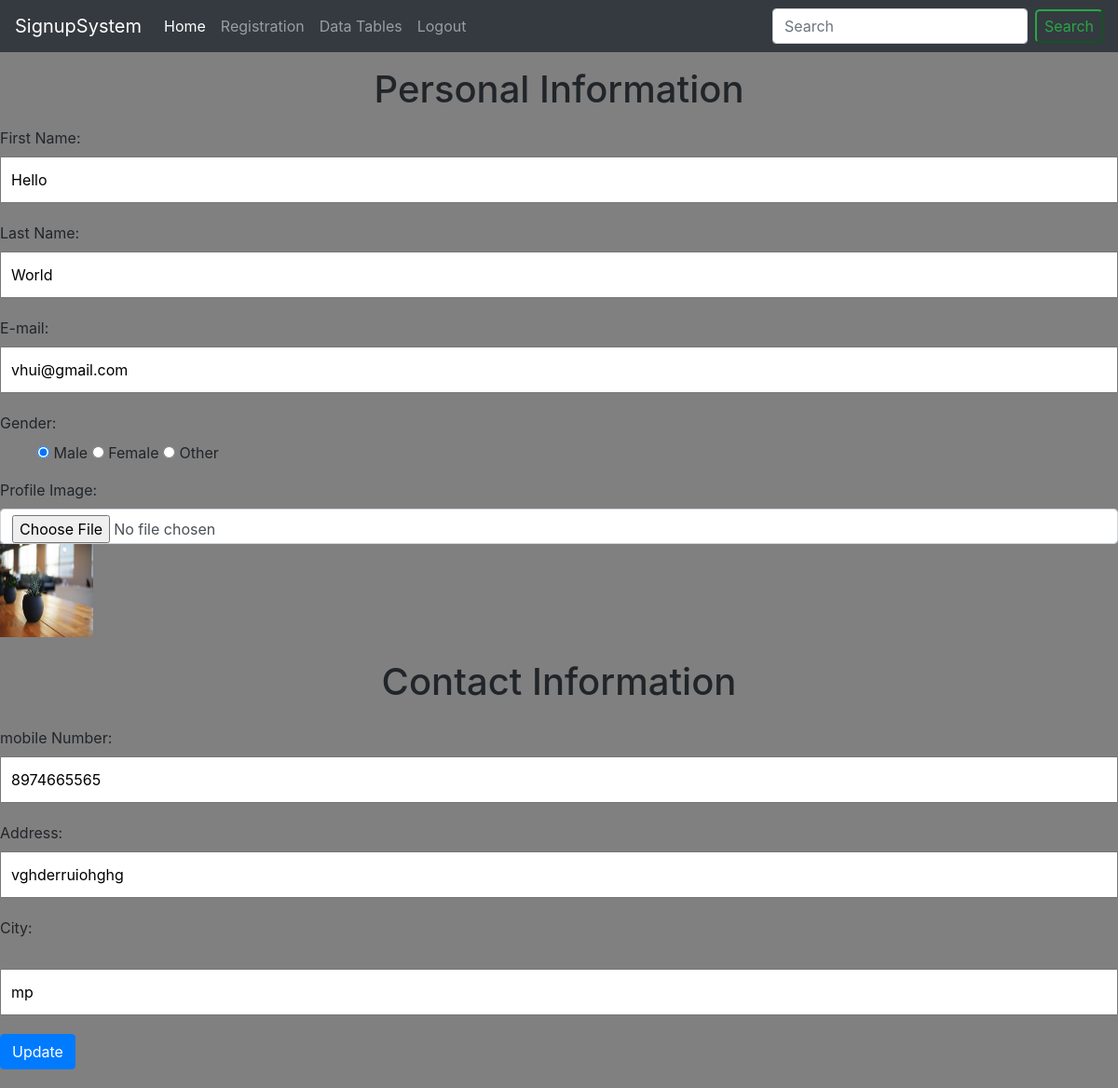
The page /partials/update.php?sno=21 (signed in) on the database its author committed.
### tables this page shows
CREATE TABLE `tour` (
  `sno` int(11) NOT NULL,
  `pfimage` varchar(255) NOT NULL,
  `firstname` varchar(50) NOT NULL,
  `lastname` varchar(50) NOT NULL,
  `email` varchar(50) NOT NULL,
  `gender` varchar(22) NOT NULL,
  `mobilenumber` varchar(20) NOT NULL,
  `address` varchar(255) NOT NULL,
  `city` varchar(255) NOT NULL
);

### partials/update.php (the view, shortened to what this page needs)
<?php
$firstnameerr = $lastnameerr = $emailerr = $gendererr  = $mobilenumbererr = $addresserr = $cityerr = "";
?>
<!doctype html>
<html lang="en">
<head>
  <link rel="stylesheet" href="https://cdn.jsdelivr.net/npm/bootstrap@4.6.2/dist/css/bootstrap.min.css">
</head>
<body>
	<?php include 'navbar.php';?>
	<?php
      include 'db.php';
      $sno = $_GET['sno'];
      $sql = "SELECT * FROM tour WHERE sno = {$sno}";
      $result = mysqli_query($conn , $sql);
      if(mysqli_num_rows($result) > 0){
    	while($row = mysqli_fetch_assoc($result)) {
	?><?php ?>
	<form action="update.php?sno=<?php echo $sno; ?>" method="post" enctype="multipart/form-data">
        <h1 class=" pg text-center my-3">Personal Information</h1>
      	<label for="firstname">First Name: </label> <span class="error"><?php echo $firstnameerr; ?></span><br>
      	<input class="bag-in" type="text" placeholder="Enter first name" value="<?php echo $row["firstname"]; ?>" name="firstname">
      	<label for="lastname">Last Name: </label> <span class="error"><?php echo $lastnameerr; ?></span><br>
      	<input class="bag-in" type="text" placeholder="Enetr last name" value="<?php echo $row["lastname"]; ?>" name="lastname">
      	<label for="email">E-mail: </label> <span class="error"><?php echo $emailerr; ?></span><br>
      	<input class="bag-in" type="text" placeholder="Enter Email" value="<?php echo $row["email"]; ?>" name="email">
      	<label>Gender:</label> <span class="error"><?php echo $gendererr; ?></span><br>
      	<ul>
        	<input type="radio" name="gender" <?php if($row["gender"] == "male") {?> checked="checked" <?php } ?> value="male"> Male
    	    	<input type="radio" name="gender" <?php if($row["gender"] == "female") {?> checked="checked" <?php } ?> value="female"> Female
        	<input type="radio" name="gender" <?php if($row["gender"] == "other") {?> checked="checked" <?php } ?> value="other"> Other
      	</ul>
      	<label for="F" class="control-label modal-label">Profile Image:</label>
      	<input type="file" name="F" id="F" class="form-control" />
      	<img src="photos/<?php echo $row['pfimage']; ?>" width="100" height="100">
      	<h1 class="text-center my-4">Contact Information</h1>
      	<label for="contact">mobile Number: </label> <span class="error"><?php echo $mobilenumbererr; ?></span><br>
      	<input class="bag-in" type="text" maxlength="12" placeholder="Enter mobile Number" value="<?php echo $row["mobilenumber"]; ?>" name="mobilenumber">
     	 <label for="address">Address: </label><br> <span class="error"><?php echo $addresserr; ?></span>
      	<input class="bag-in" type="text" placeholder="Enter Address" value="<?php echo $row["address"]; ?>" name="address"><br>
      	<label for="city">City: </label><br> <span class="error"><?php echo $cityerr ?></span><br>
        <input class="bag-in" type="text" placeholder="Enter city" value="<?php echo $row["city"]; ?>" name="city">
      	<button type="submit" class="btn btn-primary">Update</button>
    </form>
    <?php
     }
  }
?>
</body>
</html>

### partials/update.php (style rules this page uses)
.bag-in { padding: 10px; margin-bottom: 20px; width: 100%; height: 50px; }
.btn { margin-bottom: 20px; }
body { background-color: gray; }

### rows shown on the page
tour: firstname "Hello", lastname "World", email "vhui@gmail.com", gender "☑", pfimage (picture), mobilenumber "8974665565", address "vghderruiohghg", city "mp"
